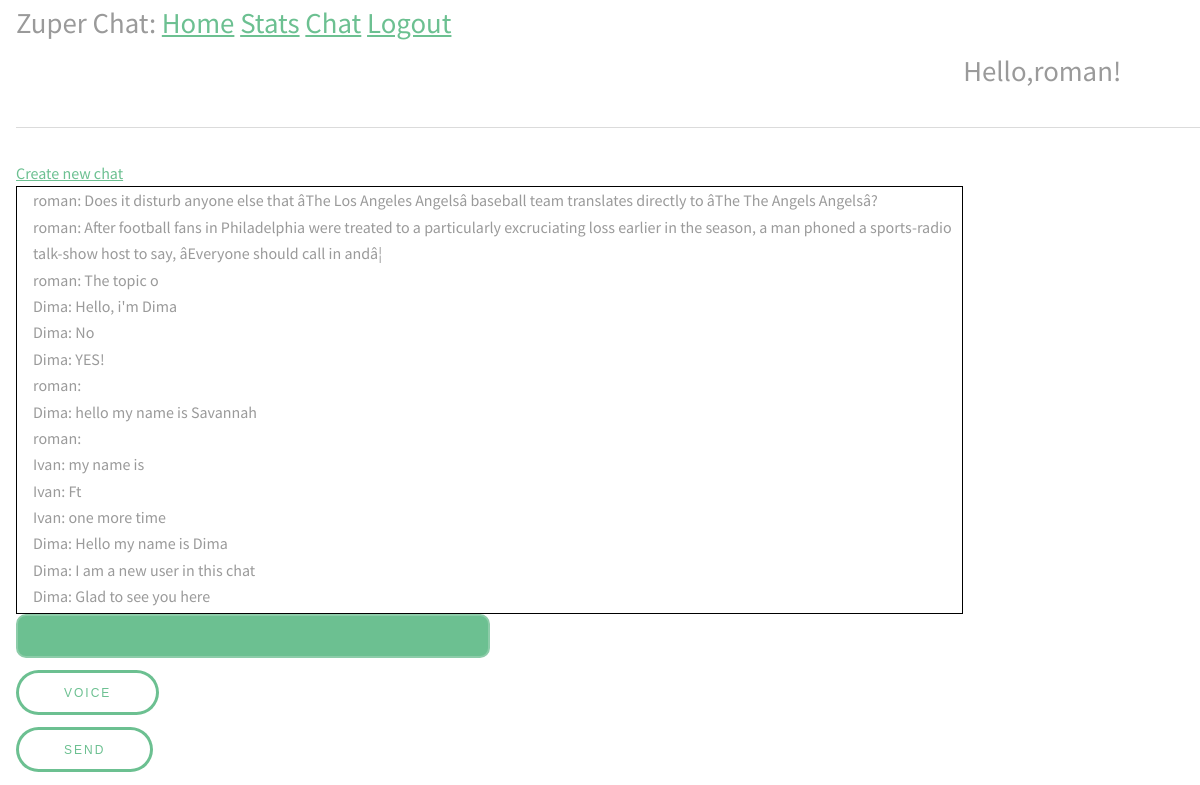
/chat (signed in), run on the app's committed database.
### app/models.py (models this page shows, shortened)
class User(UserMixin, db.Model):
    id = db.Column(db.Integer, primary_key=True)
    username = db.Column(db.String(64), index=True, unique=True)
    email = db.Column(db.String(120), index=True, unique=True)
    password_hash = db.Column(db.String(128))
    chats = db.relationship('Chat', secondary=chats_users, backref=db.backref('users', lazy='dynamic'))

class Message(db.Model):
    id = db.Column(db.Integer, primary_key=True)
    body = db.Column(db.String(140))
    timestamp = db.Column(db.DateTime, index=True, default=datetime.utcnow)
    user_id = db.Column(db.Integer, db.ForeignKey('user.id'))
    chat_id = db.Column(db.Integer, db.ForeignKey('chat.id'), default='chat')

### app/routes.py (the view)
@app.route('/chat')
def chat():
    if not current_user.is_authenticated:
        return redirect(url_for('login'))
    for_sending = []
    for i in get_previous_messages():
        for_sending.append([(User.query.filter_by(id = i.user_id).first().username),i.body])
    for_sending = for_sending[::-1]
    return render_template('chat.html',previous_messages=for_sending)

### app/models.py (called while the page is built)
@login.user_loader
def load_user(id):
    return User.query.get(int(id))

def get_previous_messages(quantity=15, chat_id='chat'):
    messages_for_sending =  Message.query.filter_by(chat_id=chat_id).order_by(Message.id.desc()).limit(quantity).all()
    return messages_for_sending

### app/templates/chat.html (shortened to what this page needs)
{% extends "base.html" %}
{% block content %}
<a href="{{url_for('create_new_chat')}}">Create new chat</a>
<div class="Dmessages">
<ul id="messages">
{% set j = previous_messages|length %}
{% for i in range(previous_messages|length) %}
{{ previous_messages[i][0] }}: {{ previous_messages[i][1] }}
<br>
{% endfor %}
</ul>
</div>
<input type="text" id="myMessage">
<button id="sendvoice">Voice</button>
<br>
<button id="sendbutton">Send</button>
<br>
{% endblock %}

### app/templates/base.html (shortened to what this page needs)
<html>
    <head>
        <link rel="stylesheet" href="{{ url_for('static', filename='css/main.css') }}">
    </head>
    <body>
        <div style="font-size:180%">
            Zuper Chat:
            <a href="{{ url_for('index') }}">Home</a>
            <a href="{{ url_for('stats') }}">Stats</a>
            {% if current_user.is_anonymous %}
            <a href="{{ url_for('login') }}">Login</a>
            <a href="{{ url_for('register') }}">Register</a>
            {% else %}
            <a href="{{ url_for('chat') }}">Chat</a>
            <a href="{{ url_for('logout') }}">Logout</a>
            <p style="margin-left:80%;">Hello,{{current_user.username}}!</p>
            {% endif %}
        </div>
        <hr>
        {% block content %}{% endblock %}
    </body>
</html>

### app/static/css/main.css (style rules this page uses)
html, body, div, span, applet, object, iframe, h1, h2, h3, h4, h5, h6, p, blockquote, pre, a, abbr, acronym, address, big, cite, code, del, dfn, em, img, ins, kbd, q, s, samp, small, strike, strong, sub, sup, tt, var, b, u, i, center, dl, dt, dd, ol, ul, li, fieldset, form, label, legend, table, caption, tbody, tfoot, thead, tr, th, td, article, aside, canvas, details, embed, figure, figcaption, footer, header, hgroup, menu, nav, output, ruby, section, summary, time, mark, audio, video { margin: 0; padding: 0; border: 0; font-size: 100%; font: inherit; vertical-align: baseline; }
body { line-height: 1; }
ol, ul { list-style: none; }
body { -webkit-text-size-adjust: none; }
*, *:before, *:after { -moz-box-sizing: border-box; -webkit-box-sizing: border-box; box-sizing: border-box; }
body { -ms-overflow-style: scrollbar; }
body { background: #fff; margin-left: 1em; }
body, input, select, textarea { color: #9a9a9a; font-family: "Source Sans Pro", Arial, Helvetica, sans-serif; font-size: 1.3em; font-weight: 400; line-height: 1.65; }
@media screen and (max-width: 1680px) { body, input, select, textarea { font-size: 12pt; } }
@media screen and (max-width: 1280px) { body, input, select, textarea { font-size: 12pt; } }
a { color: #6cc091; text-decoration: underline; }
p { font-size: 1em; }
hr { border: 0; border-bottom: solid 1px #dbdbdb; margin: 2em 0; }
input[type="text"], input[type="password"], input[type="email"], input[type="tel"], select, textarea { -moz-appearance: none; -webkit-appearance: none; -ms-appearance: none; appearance: none; background: #6cc091; border-radius: 10px; border: none; border: solid 2px #8dcca9; color: #fff; display: block; outline: 0; padding: 0 1em; text-decoration: none; width: 40%; }
input[type="text"], input[type="password"], input[type="email"], select { height: 2.75em; }
ul { list-style: disc; margin: 0 0 2em 0; padding-left: 1em; }
input[type="submit"], input[type="reset"], input[type="button"], button, .button { -moz-appearance: none; -webkit-appearance: none; -ms-appearance: none; appearance: none; -moz-transition: background-color 0.2s ease-in-out, color 0.2s ease-in-out; -webkit-transition: background-color 0.2s ease-in-out, color 0.2s ease-in-out; -ms-transition: background-color 0.2s ease-in-out, color 0.2s ease-in-out; transition: background-color 0.2s ease-in-out, color 0.2s ease-in-out; background-color: transparent; box-shadow: inset 0 0 0 3px #6cc091; color: #6cc091 !important; border-radius: 30px; border: 0; cursor: pointer; display: inline-block; font-size: .75em; font-weight: 400; height: 3.75em; line-height: 3.85em; letter-spacing: 2px; padding: 0 4em; margin-top: 1em; text-align: center; text-decoration: none; text-transform: uppercase; white-space: nowrap; }

### app/templates/chat.html (style rules this page uses)
.Dmessages { overflow: auto; width: 80%; max-height: 50%; padding 5px; border: solid 1px black; }

### data on the page
User: username "roman", username "roman" "roman" "roman" "roman" "roman"
Message: body "Does it disturb anyone else that âThe Los Angeles Angelsâ baseball team translates directly to âThe The Angels Angelsâ?"
Message: body "After football fans in Philadelphia were treated to a particularly excruciating loss earlier in the season, a man phoned a sports-radio talk-show host to say, âEveryone should call in andâ¦"
Message: body "The topic o"
User: username "Dima" "Dima" "Dima" "Dima" "Dima" "Dima" "Dima"
Message: body "Hello, i'm Dima"
Message: body "No"
Message: body "YES!"
Message: body "hello my name is Savannah"
User: username "Ivan" "Ivan" "Ivan"
Message: body "my name is"
Message: body "Ft"
Message: body "one more time"
Message: body "Hello my name is Dima"
Message: body "I am a new user in this chat"
Message: body "Glad to see you here"
